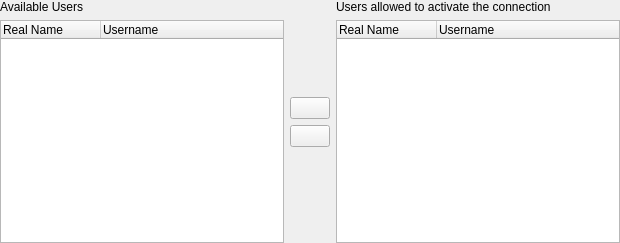
<?xml version="1.0" encoding="UTF-8"?>
<ui version="4.0">
 <class>AdvancedPermissions</class>
 <widget class="QWidget" name="AdvancedPermissions">
  <property name="geometry">
   <rect>
    <x>0</x>
    <y>0</y>
    <width>620</width>
    <height>243</height>
   </rect>
  </property>
  <property name="sizePolicy">
   <sizepolicy hsizetype="MinimumExpanding" vsizetype="MinimumExpanding">
    <horstretch>0</horstretch>
    <verstretch>0</verstretch>
   </sizepolicy>
  </property>
  <property name="minimumSize">
   <size>
    <width>0</width>
    <height>0</height>
   </size>
  </property>
  <layout class="QHBoxLayout" name="horizontalLayout">
   <property name="margin">
    <number>0</number>
   </property>
   <item>
    <layout class="QVBoxLayout" name="verticalLayout">
     <item>
      <widget class="QLabel" name="label">
       <property name="text">
        <string>Available Users</string>
       </property>
      </widget>
     </item>
     <item>
      <widget class="QTreeWidget" name="availUsers">
       <property name="sizePolicy">
        <sizepolicy hsizetype="MinimumExpanding" vsizetype="Expanding">
         <horstretch>0</horstretch>
         <verstretch>0</verstretch>
        </sizepolicy>
       </property>
       <property name="minimumSize">
        <size>
         <width>100</width>
         <height>80</height>
        </size>
       </property>
       <property name="editTriggers">
        <set>QAbstractItemView::NoEditTriggers</set>
       </property>
       <property name="showDropIndicator" stdset="0">
        <bool>false</bool>
       </property>
       <property name="alternatingRowColors">
        <bool>true</bool>
       </property>
       <property name="selectionMode">
        <enum>QAbstractItemView::ExtendedSelection</enum>
       </property>
       <property name="rootIsDecorated">
        <bool>false</bool>
       </property>
       <property name="uniformRowHeights">
        <bool>true</bool>
       </property>
       <property name="itemsExpandable">
        <bool>false</bool>
       </property>
       <property name="allColumnsShowFocus">
        <bool>true</bool>
       </property>
       <property name="columnCount">
        <number>2</number>
       </property>
       <attribute name="headerDefaultSectionSize">
        <number>100</number>
       </attribute>
       <column>
        <property name="text">
         <string>Real Name</string>
        </property>
       </column>
       <column>
        <property name="text">
         <string comment="like in Username for athentication">Username</string>
        </property>
       </column>
      </widget>
     </item>
    </layout>
   </item>
   <item>
    <layout class="QVBoxLayout" name="verticalLayout_3">
     <item>
      <spacer name="verticalSpacer">
       <property name="orientation">
        <enum>Qt::Vertical</enum>
       </property>
       <property name="sizeHint" stdset="0">
        <size>
         <width>20</width>
         <height>0</height>
        </size>
       </property>
      </spacer>
     </item>
     <item>
      <widget class="KPushButton" name="arrowRight">
       <property name="sizePolicy">
        <sizepolicy hsizetype="Fixed" vsizetype="Fixed">
         <horstretch>0</horstretch>
         <verstretch>0</verstretch>
        </sizepolicy>
       </property>
       <property name="icon">
        <iconset theme="arrow-right"/>
       </property>
      </widget>
     </item>
     <item>
      <widget class="KPushButton" name="arrowLeft">
       <property name="sizePolicy">
        <sizepolicy hsizetype="Fixed" vsizetype="Fixed">
         <horstretch>0</horstretch>
         <verstretch>0</verstretch>
        </sizepolicy>
       </property>
       <property name="icon">
        <iconset theme="arrow-left"/>
       </property>
      </widget>
     </item>
     <item>
      <spacer name="verticalSpacer_2">
       <property name="orientation">
        <enum>Qt::Vertical</enum>
       </property>
       <property name="sizeHint" stdset="0">
        <size>
         <width>20</width>
         <height>0</height>
        </size>
       </property>
      </spacer>
     </item>
    </layout>
   </item>
   <item>
    <layout class="QVBoxLayout" name="verticalLayout_2">
     <item>
      <widget class="QLabel" name="label_2">
       <property name="text">
        <string>Users allowed to activate the connection</string>
       </property>
       <property name="wordWrap">
        <bool>true</bool>
       </property>
      </widget>
     </item>
     <item>
      <widget class="QTreeWidget" name="currentUsers">
       <property name="sizePolicy">
        <sizepolicy hsizetype="MinimumExpanding" vsizetype="Expanding">
         <horstretch>0</horstretch>
         <verstretch>0</verstretch>
        </sizepolicy>
       </property>
       <property name="minimumSize">
        <size>
         <width>100</width>
         <height>80</height>
        </size>
       </property>
       <property name="editTriggers">
        <set>QAbstractItemView::NoEditTriggers</set>
       </property>
       <property name="showDropIndicator" stdset="0">
        <bool>false</bool>
       </property>
       <property name="alternatingRowColors">
        <bool>true</bool>
       </property>
       <property name="selectionMode">
        <enum>QAbstractItemView::ExtendedSelection</enum>
       </property>
       <property name="rootIsDecorated">
        <bool>false</bool>
       </property>
       <property name="uniformRowHeights">
        <bool>true</bool>
       </property>
       <property name="itemsExpandable">
        <bool>false</bool>
       </property>
       <property name="allColumnsShowFocus">
        <bool>true</bool>
       </property>
       <property name="columnCount">
        <number>2</number>
       </property>
       <attribute name="headerDefaultSectionSize">
        <number>100</number>
       </attribute>
       <column>
        <property name="text">
         <string>Real Name</string>
        </property>
       </column>
       <column>
        <property name="text">
         <string comment="like in Username for athentication">Username</string>
        </property>
       </column>
      </widget>
     </item>
    </layout>
   </item>
  </layout>
 </widget>
 <customwidgets>
  <customwidget>
   <class>KPushButton</class>
   <extends>QPushButton</extends>
   <header>kpushbutton.h</header>
  </customwidget>
 </customwidgets>
 <resources/>
 <connections/>
</ui>
